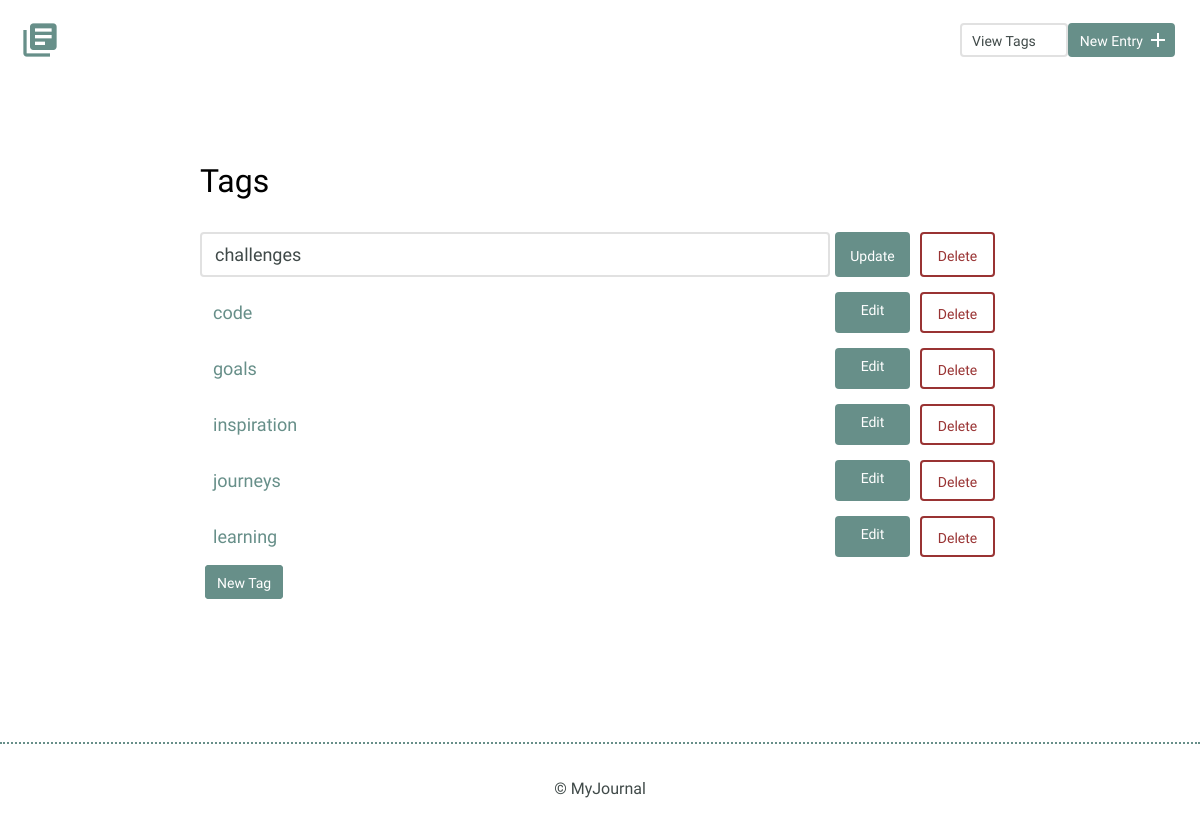
The app's page /tag.php?edit=8 with its own data.
### tables this page shows
CREATE TABLE "tags" (
	"id"	INTEGER PRIMARY KEY AUTOINCREMENT UNIQUE,
	"title"	TEXT NOT NULL UNIQUE
);

### inc/connection.php (called while the page is built)
<?php
try {
  $db = new PDO('sqlite:' . __DIR__ . '/journal.db');
  $db->setAttribute(PDO::ATTR_ERRMODE, PDO::ERRMODE_EXCEPTION);
  return $db;
} catch (Exception $ex) {
  echo $ex->get_message();
  die();
}

### inc/functions.php (called while the page is built, shortened)
<?php
function get_tags() {
  include('connection.php');
  try {
    $results = $db->query('SELECT * FROM tags ORDER BY title ASC');
  } catch(Exception $ex) {
    echo $ex->get_message();
    return false;
  }
  return $results->fetchAll(PDO::FETCH_ASSOC);
}

### tag.php (the view, shortened to what this page needs)
<?php
include('inc/functions.php');
$edit = isset($_GET['edit']);
$id = isset($_GET['edit']) ? filter_input(INPUT_GET, 'edit',FILTER_SANITIZE_NUMBER_INT) : "";
include('inc/header.php');
$tags = get_tags();
?>
<section>
  <div class="container">
    <div class="edit-tag">
      <h2>Tags</h2>
      <?php
      echo '<ul class="tag-list">';
      foreach ($tags as $tag) {
        echo '<li><form action="tag.php" method="post" >';
        if ($edit && $id === $tag['id']) {
          echo '<input type="text" value="' . $tag['title'] . '" name="title" />';
          echo '<input value="Update" class="button" type="submit" />';
        } else {
          echo '<a href="index.php?tag=' . $tag['title'] . '" >' . $tag['title'] . '</a>';
          echo '<a class="button" href="tag.php?edit=' . $tag['id']  . '" >Edit</a>';
        }
        echo '<input type="submit" class="button button-warning" name="delete" value="Delete" />';
        echo '</form></li>';
      }
      echo '</ul>';
      echo '<a class="button" href="tag.php?edit=new" >New Tag</a>';
      ?>
    </div>
  </div>
</section>
<?php
include('inc/footer.php');
?>

### css/site.css (style rules this page uses)
* { box-sizing: border-box; }
body { font-size: 16px; color: #404a49; font-family: 'Cousine', serif; font-weight: 400; }
.container { margin: 0 auto; padding: 0 25px; }
.button { padding: 8px 10px 6px 10px; background: #678f89; border: 2px solid #678f89; border-radius: 4px; text-decoration: none; color: #FFF; position: relative; text-align: center; font-size: 14px; margin-left: 5px; margin-right: 5px; }
.button.button-warning { background: #FFF; border: 2px solid #933; color: #933; }
h1, h2, h3 { margin: 0; font-weight: 400; line-height: 1em; color: #000; }
h2 { font-size: 32px; }
ul li { line-height: 1.8em; font-size: 18px; }
ul li a { border-bottom: 2px solid #678f89; line-height: 1.8em; color: #678f89; text-decoration: none; }
.entry-list, .edit-entry, .new-entry, .edit-tag { max-width: 800px; margin: 0 auto; padding: 70px 0 150px 0; }
.edit-entry h2, .new-entry h2, .edit-tag h2 { margin-bottom: 35px; }
form input[type=text], form input[type=password], form input[type=date], form textarea { border: 2px solid #e1e1e1; font-size: 18px; line-height: 1.8em; padding:10px 13px; margin-bottom: 30px; border-radius: 4px; width: calc(100% - 32px); }
input[type=submit] { margin-right: 5px; }
.tags, .tag-list { list-style-type: none; padding-left: 0; }
.tags a, .tag-list a { border: none; }
.tag-list form { display: flex; margin-bottom: 15px; }
.tag-list a, .tag-list input[type=text] { flex-grow: 1; line-height: normal; margin-bottom: 0; padding:10px 13px; }
.tag-list .button { flex-basis: 75px; flex-grow: 0; flex-shrink: 0; }

### records on screen
tags: title "challenges"
tags: title "code"
tags: title "goals"
tags: title "inspiration"
tags: title "journeys"
tags: title "learning"
